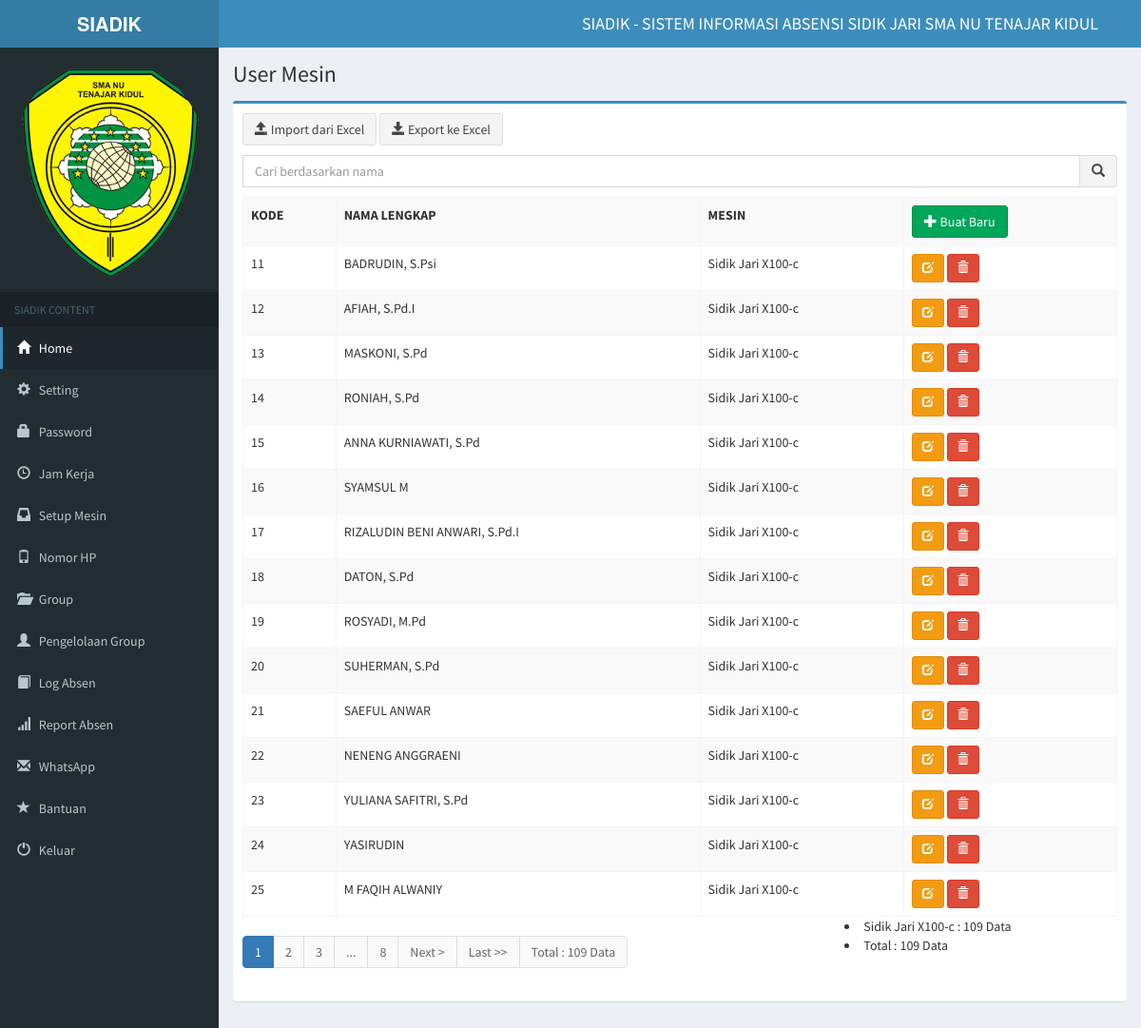
Page /user (signed in) on the committed database.
### tables this page shows
CREATE TABLE `tbl_identitas` (
  `id_identitas` int(1) NOT NULL,
  `nama_identitas` varchar(255) DEFAULT NULL,
  `title_identitas` varchar(255) NOT NULL,
  `alamat_identitas` text NOT NULL,
  `menit_identitas` int(5) NOT NULL,
  `logo_identitas` varchar(255) NOT NULL,
  `tgl_identitas` date NOT NULL,
  `kode_identitas` varchar(255) NOT NULL,
  `cloud_identitas` enum('0','1') NOT NULL DEFAULT '0'
);

CREATE TABLE `tbl_user` (
  `kode_user` int(10) NOT NULL,
  `nama_user` varchar(100) NOT NULL,
  `id_perangkat` int(3) NOT NULL,
  `pass_user` varchar(255) DEFAULT NULL,
  `tgl_user` datetime NOT NULL
);

CREATE TABLE `tbl_perangkat` (
  `id_perangkat` int(3) NOT NULL,
  `nama_perangkat` varchar(255) NOT NULL,
  `ip_perangkat` varchar(255) NOT NULL,
  `key_perangkat` int(10) NOT NULL,
  `status_perangkat` enum('0','1') NOT NULL DEFAULT '1'
);

### views/user.php (the view, shortened to what this page needs)
 <section class="content-header">
   <h1>
     User Mesin
   </h1>
 </section>
 <section class="content">
<div class="box box-primary">
   <div class="box-body">
<?php
	switch(url_segment(2)){
		default:
			?>
				<p>
					<a href="<?php echo base_url()."/".url_segment(1);?>/import" class="btn btn-default"><span class="glyphicon glyphicon-open"></span> Import dari Excel</a>
					<a href="<?php echo base_url();?>/views/excel_user.php" class="btn btn-default"><span class="glyphicon glyphicon-save"></span> Export ke Excel</a>
				</p>
				<p>
					<form name="form1" method="post" action="<?php echo base_url()."/".url_segment(1);?>/search" class="form">
					<div class="input-group">
					<input type="text" name="cari" id='cari' placeholder="Cari berdasarkan nama" required="true" class="form-control">
					<span class="input-group-btn">
			            <button class="btn btn-default" type="submit"><span class="glyphicon glyphicon-search"></span></button>
			          </span>
			        </div>
					</form>
				</p>
					<table class="table table-striped table-bordered" >
					  <tr>
						<th>KODE</td>
						<th>NAMA LENGKAP</td>
						<th>MESIN</td>
						<th><a href="<?php echo base_url()."/".url_segment(1);?>/add" class="btn btn-success"><span class="glyphicon glyphicon-plus"></span> Buat Baru</a></td>
					  </tr>
					  <?php
						$batas = 15;
						if(url_segment(2) == "hal")
						{
							$hal = url_segment(3);
							$posisi = ($hal-1) * $batas;
							$no= $posisi + 1;
						}
						else
						{
							$posisi = 0;
							$hal = 1;
						}
						if(url_segment(2) == "search")
						{
							$h2=mysqli_query($koneksi,"select * from tbl_user a left join tbl_perangkat b on a.id_perangkat=b.id_perangkat WHERE a.nama_user like '%$_POST[cari]%' order by a.kode_user ASC");
						}
						else{
							$h2=mysqli_query($koneksi,"select * from tbl_user a left join tbl_perangkat b on a.id_perangkat=b.id_perangkat order by a.kode_user ASC LIMIT $posisi,$batas");
						}
						while($d2=mysqli_fetch_assoc($h2)){
							echo"<tr class='baris'>
							<td>$d2[kode_user]</td>
							<td>$d2[nama_user]</td>
							<td>$d2[nama_perangkat]</td>
							<td>
								".link_edit(base_url()."/".url_segment(1)."/edit/$d2[kode_user]")."
								".link_hapus(base_url()."/".url_segment(1)."/cek_hapus/$d2[kode_user]")."
							</td>
						  </tr>";
						 }
					  ?>
					</table>
					<div class="row">
	<div class="col-sm-8">
					<?php
					if(url_segment(2) != "search")
						{
							 $jmldata=mysqli_num_rows(mysqli_query($koneksi,"select * from tbl_user a left join tbl_perangkat b on a.id_perangkat=b.id_perangkat order by a.kode_user ASC"));
							echo halaman($jmldata,$batas,base_url()."/".url_segment(1),$hal);
						}
					?>
			</div>
		<div class="col-sm-4">
			<?php
								$h2=mysqli_query($koneksi,"select * from tbl_perangkat order by nama_perangkat ASC");
								while($d2=mysqli_fetch_assoc($h2)){
									$jumUser=mysqli_num_rows(mysqli_query($koneksi,"SELECT * FROM tbl_user where id_perangkat='$d2[id_perangkat]'"));
									$dataUser[]=$jumUser;
									echo "<li>$d2[nama_perangkat] : $jumUser Data</li>";
								 }
								 echo "<li>Total : ".array_sum($dataUser)." Data</li>";
			?>
		</div>
</div>
			<?php
		break;
		?>
		<?php
	}
?>
      </div>
   </div>
 </section>

### index.php (shortened to what this page needs)
<?php
include "assets/config/koneksi.php";
include "assets/config/function.php";
$iden=mysqli_fetch_assoc(mysqli_query($koneksi,"select * from tbl_identitas order by id_identitas DESC"));
?>
<!DOCTYPE html>
<html>
<head>
  <link rel="stylesheet" href="<?php echo base_url()."/assets/AdminLTE/bootstrap"; ?>/css/bootstrap.min.css">
  <link rel="stylesheet" href="<?php echo base_url()."/assets/AdminLTE/bootstrap"; ?>/css/main.css">
  <link rel="stylesheet" href="<?php echo base_url()."/assets/AdminLTE/dist"; ?>/css/AdminLTE.min.css">
  <link rel="stylesheet" href="<?php echo base_url()."/assets/AdminLTE/dist"; ?>/css/skins/skin-blue.min.css">
</head>
<body class="hold-transition skin-blue sidebar-mini">
<div class="wrapper">
  <header class="main-header">
    <a href="<?php echo base_url();?>" class="logo">
      <span class="logo-lg"><b>SIADIK</b></span>
    </a>
    <nav class="navbar navbar-static-top" role="navigation" style="vertical-align:center;">
      <a href="#" class="sidebar-toggle" data-toggle="offcanvas" role="button">
      </a>
      <div class="navbar-custom-menu">
		<ul class="nav navbar-nav">
              <li><a href="#"><h4><?php echo $iden['title_identitas'];?></h4></a></li>
              <li><a href="#"><span id="status-gammu"></span></a></li>
        </ul>
      </div>
    </nav>
  </header>
  <aside class="main-sidebar">
    <section class="sidebar">
      <div class="user-panel" style="text-align:center">
          <img src="<?php echo base_url()."/img/$iden[logo_identitas]";?>" class="img-circle img-responsive" alt="User Image">
      </div>
      <ul class="sidebar-menu">
        <li class="header">SIADIK CONTENT</li>
        <li class="active"><a href="<?php echo base_url();?>"><i class="glyphicon glyphicon-home"></i> <span>Home</span></a></li>
        <li><a href="<?php echo base_url();?>/setting"><i class="glyphicon glyphicon-cog"></i> <span>Setting</span></a></li>
        <li><a href="<?php echo base_url();?>/password"><i class="glyphicon glyphicon-lock"></i> <span>Password</span></a></li>
        <li><a href="<?php echo base_url();?>/jadwal"><i class="glyphicon glyphicon-time"></i> <span>Jam Kerja</span></a></li>
		 <li class="treeview">
          <a href="#"><i class="glyphicon glyphicon-inbox"></i> <span>Setup Mesin</span>
          </a>
        </li>
   <li><a href="<?php echo base_url();?>/no-telp"><i class="glyphicon glyphicon-phone"></i> <span>Nomor HP</span></a></li>
		 <li><a href="<?php echo base_url();?>/group"><i class="glyphicon glyphicon-folder-open"></i> <span>Group</span></a></li>
        <li><a href="<?php echo base_url();?>/pengelolaan-group"><i class="glyphicon glyphicon-user"></i> <span>Pengelolaan Group</span></a></li>
        <li><a href="<?php echo base_url();?>/log-absen"><i class="glyphicon glyphicon-book"></i> <span>Log Absen</span></a></li>
		<li class="treeview">
          <a href="#"><i class="glyphicon glyphicon-signal"></i> <span>Report Absen</span>
          </a>
        </li>
		<li class="treeview">
          <a href="#"><i class="glyphicon glyphicon-envelope"></i> <span>WhatsApp</span>
          </a>
        </li>
        <li><a href="<?php echo base_url();?>/help"><i class="glyphicon glyphicon-star"></i> <span>Bantuan</span></a></li>
        <li><a href="<?php echo base_url();?>/logout"><i class="glyphicon glyphicon glyphicon-off"></i> <span>Keluar</span></a></li>
      </ul>
    </section>
  </aside>
  <div class="content-wrapper">
    <?php
		if(empty($_SESSION['username']) and empty($_SESSION['password'])){
			include "views/home.php";
		}
		else{
			switch(url_segment(1)){
				case 'user'		: include "views/user.php"; break;
			}
		}
	?>
  </div>
</div>
</body>
</html>

### assets/config/function.php (shortened to what this page needs)
<?php
function base_url(){
	return "http://localhost/siadik";
}
function url_segment($segment = ""){
	$url="http://".$_SERVER["SERVER_NAME"]."".$_SERVER['REQUEST_URI'];
	$base = str_replace(base_url(),"",$url);
	$pecah  = explode("/",$base);
	if(empty($pecah[$segment])){ $dataku="";}
	else{$dataku=$pecah[$segment];}
	return $dataku;
}
function link_edit($url){
	return "<a href='$url' class='btn btn-sm btn-warning'><i class='glyphicon glyphicon-edit'></i></a>";
}
function link_hapus($url){
	return "<a href='$url' class='btn btn-sm btn-danger' onclick=\"return confirm('Anda yakin ingin menghapusnya?');\"><i class='glyphicon glyphicon-trash'></i></a>";
}
function halaman($jmldata,$batas,$page,$hal){
						  $jmlhalaman = ceil($jmldata/$batas);
							$file = $page;
							$guri="hal";
							if($jmldata > $batas)
							{
								echo"<nav>
										<ul class=\"pagination\">";
								$angka=($hal > 3 ? " <li class=\"disable\"><a href='#'>...</a></li> " : " ");
								for($i=$hal-2;$i<$hal;$i++) {
									if($i < 1)
										continue;
									$angka .= "<li><a href='$file/$guri/$i'>$i</a></li> ";
								}
								$angka .=" <li class=\"active\"><a href='#'>$hal</a></li> ";
								for($i=$hal+1;$i<($hal+3);$i++) {
									$angka .= "<li><a href='$file/$guri/$i'>$i</a></li> ";
								}
								$angka .= ($hal+2<$jmlhalaman ? "<li class=\"disable\"><a href='#'>...</a></li><li class=\"disable\"><a href='$file/$guri/$jmlhalaman'>$jmlhalaman</a></li>" : "");
								echo "$angka";
								if($hal < $jmlhalaman) {
									$next=$hal+1;
									echo "<li><a href='$file/$guri/$next'>Next ></a></li>
									<li><a href='$file/$guri/$jmlhalaman'>Last >></a></li>";
								}
								echo "<li class=\"disable\"><a href='#'>Total : $jmldata Data</a></li>
								</ul>
							</nav>";
							}
}
?>

### rows in the picture
tbl_identitas: title_identitas "SIADIK - SISTEM INFORMASI ABSENSI SIDIK JARI SMA NU TENAJAR KIDUL", logo_identitas (picture)
tbl_user: kode_user "11", nama_user "BADRUDIN, S.Psi", id_perangkat.nama_perangkat "Sidik Jari X100-c"
tbl_user: kode_user "12", nama_user "AFIAH, S.Pd.I", id_perangkat.nama_perangkat "Sidik Jari X100-c"
tbl_user: kode_user "13", nama_user "MASKONI, S.Pd", id_perangkat.nama_perangkat "Sidik Jari X100-c"
tbl_user: kode_user "14", nama_user "RONIAH, S.Pd", id_perangkat.nama_perangkat "Sidik Jari X100-c"
tbl_user: kode_user "15", nama_user "ANNA KURNIAWATI, S.Pd", id_perangkat.nama_perangkat "Sidik Jari X100-c"
tbl_user: kode_user "16", nama_user "SYAMSUL M", id_perangkat.nama_perangkat "Sidik Jari X100-c"
tbl_user: kode_user "17", nama_user "RIZALUDIN BENI ANWARI, S.Pd.I", id_perangkat.nama_perangkat "Sidik Jari X100-c"
tbl_user: kode_user "18", nama_user "DATON, S.Pd", id_perangkat.nama_perangkat "Sidik Jari X100-c"
tbl_user: kode_user "19", nama_user "ROSYADI, M.Pd", id_perangkat.nama_perangkat "Sidik Jari X100-c"
tbl_user: kode_user "20", nama_user "SUHERMAN, S.Pd", id_perangkat.nama_perangkat "Sidik Jari X100-c"
tbl_user: kode_user "21", nama_user "SAEFUL ANWAR", id_perangkat.nama_perangkat "Sidik Jari X100-c"
tbl_user: kode_user "22", nama_user "NENENG ANGGRAENI", id_perangkat.nama_perangkat "Sidik Jari X100-c"
tbl_user: kode_user "23", nama_user "YULIANA SAFITRI, S.Pd", id_perangkat.nama_perangkat "Sidik Jari X100-c"
tbl_user: kode_user "24", nama_user "YASIRUDIN", id_perangkat.nama_perangkat "Sidik Jari X100-c"
tbl_user: kode_user "25", nama_user "M FAQIH ALWANIY", id_perangkat.nama_perangkat "Sidik Jari X100-c"
tbl_perangkat: nama_perangkat "Sidik Jari X100-c", jumUser "109"

### other values in the picture
$hal "1"
$jmlhalaman "8"
$jmldata "109"
array_sum($dataUser) "109"
